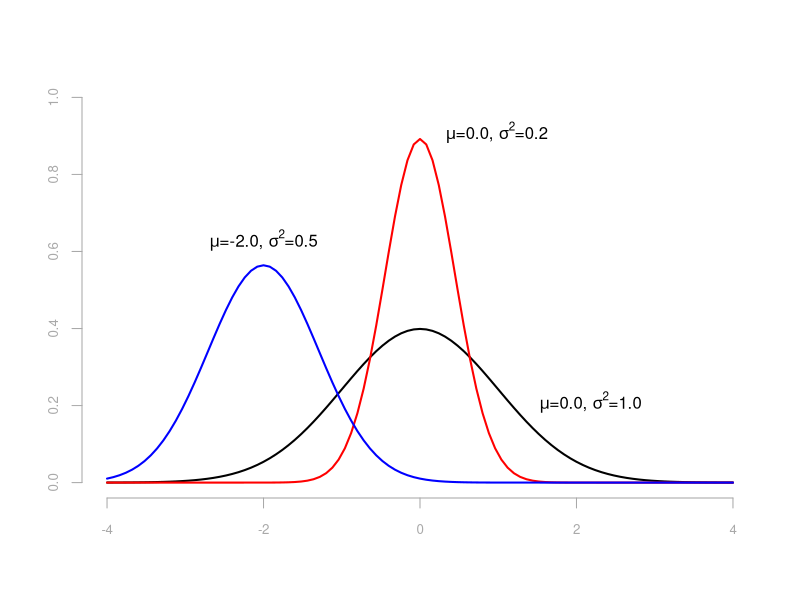

Reproduce this figure in R.
x <- seq(from=-4, to=4, length.out=101)
plot(x, dnorm(x), col = 'black', lwd = 2, type='l', 
     axes=FALSE,
     ylim=c(0, 1), 
     xlab='', ylab='')
axis(1, col="darkgray", col.axis="darkgray", cex.axis=0.8)
axis(2, col="darkgray", col.axis="darkgray", cex.axis=0.8)

lines(x, dnorm(x, mean=0,  sd=sqrt(0.2)), col='red', lwd=2)
lines(x, dnorm(x, mean=-2, sd=sqrt(0.5)), col='blue', lwd=2)

text( 0.20, 0.9, pos=4, expression(paste(mu, "=0.0, ", sigma^2, "=0.2")), cex = 1)
text( 1.40, 0.2, pos=4, expression(paste(mu, "=0.0, ", sigma^2, "=1.0")), cex = 1)
text(-2.00, 0.63, pos=NULL, expression(paste(mu, "=-2.0, ", sigma^2, "=0.5")), cex = 1)


